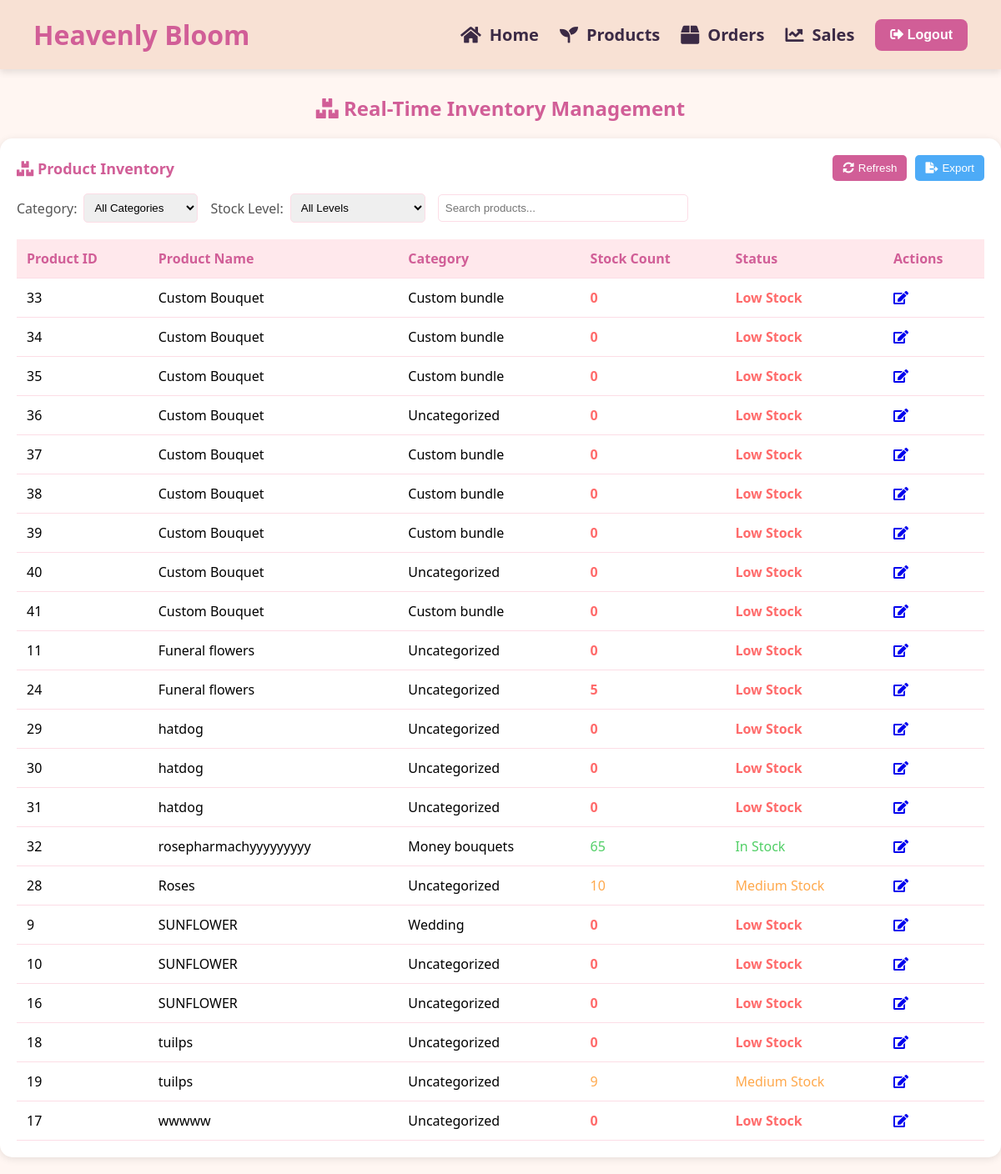
The page /inventory.php on the database its author committed.
### tables this page shows
CREATE TABLE `products` (
  `product_id` int(11) NOT NULL,
  `product_name` varchar(255) NOT NULL,
  `price` decimal(10,2) NOT NULL,
  `product_price` decimal(10,2) NOT NULL,
  `product_description` text NOT NULL,
  `product_image` varchar(255) NOT NULL,
  `created_at` timestamp NOT NULL DEFAULT current_timestamp(),
  `bouquet_sizes` varchar(255) DEFAULT NULL,
  `ribbon_colors` varchar(255) DEFAULT NULL,
  `category_id` int(11) DEFAULT NULL,
  `product_type` varchar(50) DEFAULT NULL,
  `original_stock` int(11) DEFAULT 0,
  `stock_count` int(11) DEFAULT 0,
  `is_deleted` tinyint(1) DEFAULT 0
);

CREATE TABLE `categories` (
  `id` int(11) NOT NULL,
  `name` varchar(100) NOT NULL,
  `description` text DEFAULT NULL,
  `category_id` int(11) DEFAULT NULL,
  `is_customized` tinyint(1) DEFAULT 0,
  `customized` varchar(100) DEFAULT NULL
);

### inventory.php (the view, shortened to what this page needs)
<?php
include 'navbar.php';
include 'db_connection.php';
function getInventoryData($conn) {
    $inventory_query = "SELECT
        p.product_id,
        p.product_name,
        p.stock_count,
        c.name AS category_name
    FROM products p
    LEFT JOIN categories c ON p.category_id = c.id
    ORDER BY p.product_name";
    $result = mysqli_query($conn, $inventory_query);
    $inventory_data = [];
    if ($result) {
        while ($row = mysqli_fetch_assoc($result)) {
            $inventory_data[] = $row;
        }
    }
    return $inventory_data;
}
$inventory_data = getInventoryData($conn);
?>
<!DOCTYPE html>
<html lang="en">
<head>
    <link rel="stylesheet" href="https://cdnjs.cloudflare.com/ajax/libs/font-awesome/5.15.3/css/all.min.css"/>
</head>
<body>
<h2><i class="fas fa-boxes"></i> Real-Time Inventory Management</h2>
<div class="inventory-section">
    <div class="inventory-header">
        <div class="inventory-title">
            <i class="fas fa-boxes"></i> Product Inventory
        </div>
        <div class="action-buttons">
            <button class="refresh-btn" id="refreshInventory">
                <i class="fas fa-sync-alt"></i> Refresh
            </button>
            <button class="export-btn" id="exportInventory">
                <i class="fas fa-file-export"></i> Export
            </button>
        </div>
    </div>
    <div class="filter-section">
        <div class="filter-item">
            <label for="categoryFilter">Category:</label>
            <select id="categoryFilter">
                <option value="">All Categories</option>
            </select>
        </div>
        <div class="filter-item">
            <label for="stockFilter">Stock Level:</label>
            <select id="stockFilter">
                <option value="">All Levels</option>
            </select>
        </div>
        <div class="filter-item search-box">
            <input type="text" id="searchInventory" placeholder="Search products...">
        </div>
    </div>
    <table class="inventory-table">
        <thead>
            <tr>
                <th>Product ID</th>
                <th>Product Name</th>
                <th>Category</th>
                <th>Stock Count</th>
                <th>Status</th>
                <th>Actions</th>
            </tr>
        </thead>
        <tbody id="inventoryTableBody">
            <?php foreach ($inventory_data as $item): ?>
                <tr>
                    <td><?= htmlspecialchars($item['product_id']) ?></td>
                    <td><?= htmlspecialchars($item['product_name']) ?></td>
                    <td><?= htmlspecialchars($item['category_name'] ?? 'Uncategorized') ?></td>
                    <td class="<?= $item['stock_count'] <= 5 ? 'stock-low' : ($item['stock_count'] <= 10 ? 'stock-medium' : 'stock-good') ?>">
                        <?= htmlspecialchars($item['stock_count']) ?>
                    </td>
                    <td>
                        <?php if ($item['stock_count'] <= 5): ?>
                            <span class="stock-low">Low Stock</span>
                        <?php elseif ($item['stock_count'] <= 10): ?>
                            <span class="stock-medium">Medium Stock</span>
                        <?php else: ?>
                            <span class="stock-good">In Stock</span>
                        <?php endif; ?>
                    </td>
                    <td>
                        <a href="edit_product.php?id=<?= $item['product_id'] ?>" title="Edit Product">
                            <i class="fas fa-edit"></i>
                        </a>
                    </td>
                </tr>
            <?php endforeach; ?>
        </tbody>
    </table>
</div>
</body>
</html>

### navbar.php (style rules this page uses)
* { margin: 0; padding: 0; box-sizing: border-box; }
body { font-family: 'Segoe UI', sans-serif; }

### inventory.php (style rules this page uses)
body { font-family: 'Segoe UI', sans-serif; background-color: #fff6f2; margin: 0; padding: 0; }
h2 { text-align: center; color: #d15e97; margin-top: 30px; }
.inventory-section { max-width: 1200px; margin: 20px auto; padding: 20px; background-color: #fff; border-radius: 15px; box-shadow: 0 2px 10px rgba(0,0,0,0.1); }
.inventory-header { display: flex; justify-content: space-between; align-items: center; margin-bottom: 15px; }
.inventory-title { color: #d15e97; font-size: 18px; font-weight: bold; }
.refresh-btn { background-color: #d15e97; color: white; border: none; padding: 8px 12px; border-radius: 5px; cursor: pointer; display: flex; align-items: center; }
.refresh-btn i { margin-right: 5px; }
.inventory-table { width: 100%; border-collapse: collapse; }
.inventory-table th, .inventory-table td { padding: 12px; text-align: left; border-bottom: 1px solid #fcdde6; }
.inventory-table th { background-color: #ffe8ec; color: #d15e97; }
.stock-low { color: #ff6b6b; font-weight: bold; }
.stock-medium { color: #ffa94d; }
.stock-good { color: #51cf66; }
.export-btn { background-color: #4dabf7; color: white; border: none; padding: 8px 12px; border-radius: 5px; cursor: pointer; display: flex; align-items: center; margin-left: 10px; }
.export-btn i { margin-right: 5px; }
.action-buttons { display: flex; align-items: center; }
.filter-section { margin-bottom: 20px; display: flex; gap: 15px; flex-wrap: wrap; }
.filter-item { display: flex; align-items: center; }
.filter-item label { margin-right: 8px; color: #555; }
.filter-item select, .filter-item input { padding: 8px; border-radius: 5px; border: 1px solid #fcdde6; }
.search-box { flex-grow: 1; max-width: 300px; }
.search-box input { width: 100%; }

### rows shown on the page
products: product_id "33", product_name "Custom Bouquet", category.name "Custom bundle", stock_count "0", shows "Low Stock"
products: product_id "34", product_name "Custom Bouquet", category.name "Custom bundle", stock_count "0", shows "Low Stock"
products: product_id "35", product_name "Custom Bouquet", category.name "Custom bundle", stock_count "0", shows "Low Stock"
products: product_id "36", product_name "Custom Bouquet", category_name "Uncategorized", stock_count "0", shows "Low Stock"
products: product_id "37", product_name "Custom Bouquet", category.name "Custom bundle", stock_count "0", shows "Low Stock"
products: product_id "38", product_name "Custom Bouquet", category.name "Custom bundle", stock_count "0", shows "Low Stock"
products: product_id "39", product_name "Custom Bouquet", category.name "Custom bundle", stock_count "0", shows "Low Stock"
products: product_id "40", product_name "Custom Bouquet", category_name "Uncategorized", stock_count "0", shows "Low Stock"
products: product_id "41", product_name "Custom Bouquet", category.name "Custom bundle", stock_count "0", shows "Low Stock"
products: product_id "11", product_name "Funeral flowers", category_name "Uncategorized", stock_count "0", shows "Low Stock"
products: product_id "24", product_name "Funeral flowers", category_name "Uncategorized", stock_count "5", shows "Low Stock"
products: product_id "29", product_name "hatdog", category_name "Uncategorized", stock_count "0", shows "Low Stock"
products: product_id "30", product_name "hatdog", category_name "Uncategorized", stock_count "0", shows "Low Stock"
products: product_id "31", product_name "hatdog", category_name "Uncategorized", stock_count "0", shows "Low Stock"
products: product_id "32", product_name "rosepharmachyyyyyyyyy", category.name "Money bouquets", stock_count "65", shows "In Stock"
products: product_id "28", product_name "Roses", category_name "Uncategorized", stock_count "10", shows "Medium Stock"
products: product_id "9", product_name "SUNFLOWER", category.name "Wedding", stock_count "0", shows "Low Stock"
products: product_id "10", product_name "SUNFLOWER", category_name "Uncategorized", stock_count "0", shows "Low Stock"
products: product_id "16", product_name "SUNFLOWER", category_name "Uncategorized", stock_count "0", shows "Low Stock"
products: product_id "18", product_name "tuilps", category_name "Uncategorized", stock_count "0", shows "Low Stock"
products: product_id "19", product_name "tuilps", category_name "Uncategorized", stock_count "9", shows "Medium Stock"
products: product_id "17", product_name "wwwww", category_name "Uncategorized", stock_count "0", shows "Low Stock"
